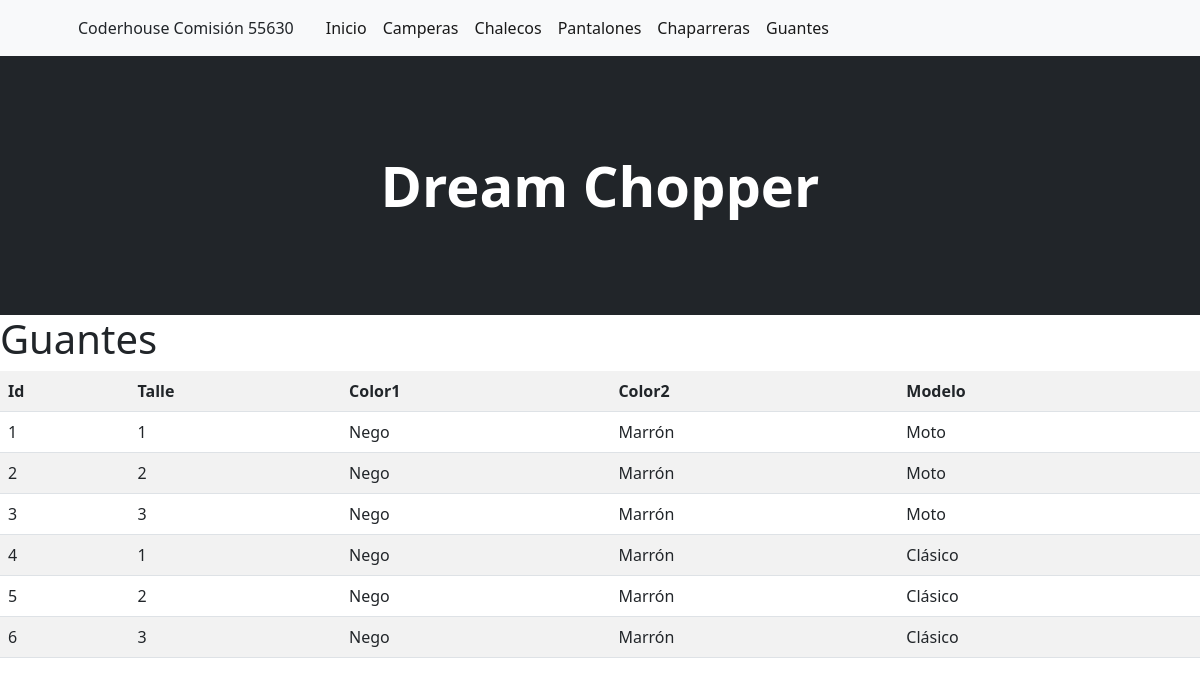
Page /guantes/ on the earlier database version.
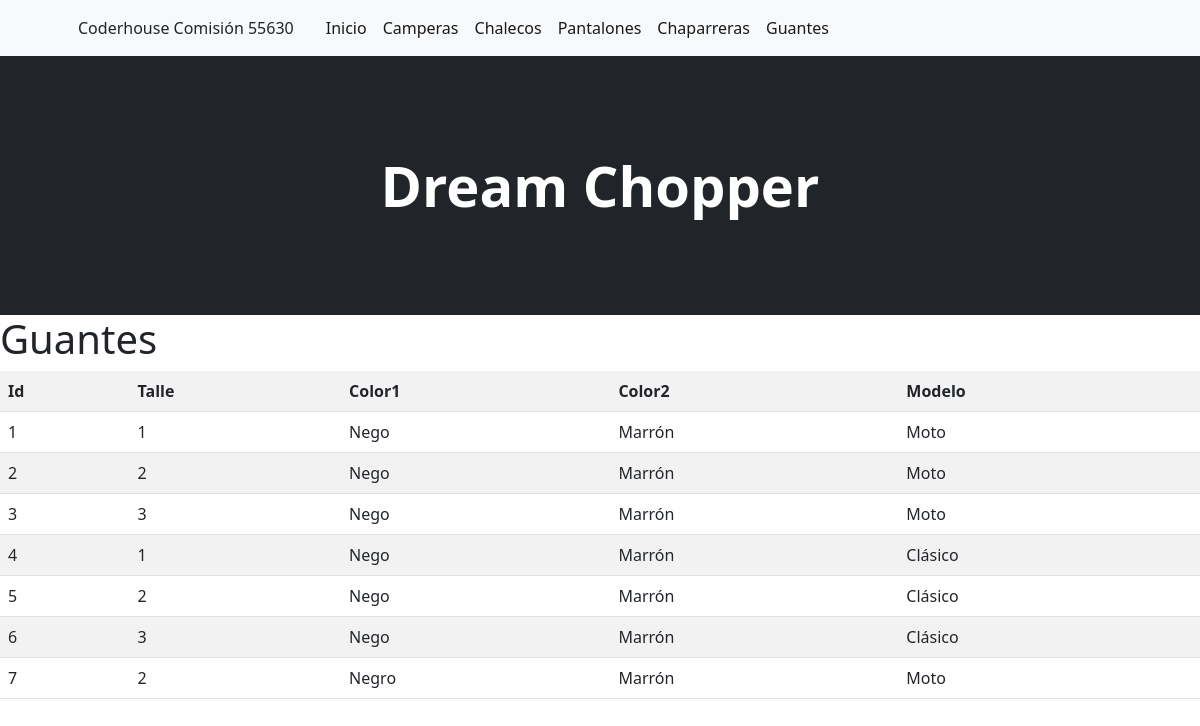
Same page on the later database version.
### inicio/models.py (models this page shows, shortened)
class Guantes(models.Model):
    talle = models.CharField(max_length=50)
    color1 = models.CharField(max_length=50)
    color2 = models.CharField(max_length=50)
    modelo = models.CharField(max_length=50)
    class Meta:
        verbose_name = "Guantes"
        verbose_name_plural = "Guantes"

### inicio/views.py (the view)
# urls.py: path('guantes/', guantes, name="guantes" ),
def guantes(request):
    contexto = {'guantes': Guantes.objects.all() }
    return render(request, "inicio/guantes.html", contexto)

### inicio/templates/inicio/guantes.html
{% extends 'inicio/base.html' %}
{% load static %}
{% block contenido %}
    <h1>Guantes</h1>
    <table class="table table-striped">
        <tr>
            <th>Id</th>
            <th>Talle</th>
            <th>Color1</th>
            <th>Color2</th>
            <th>Modelo</th>
        </tr>
    {% for c in guantes %}
        <tr>
            <td>{{ c.id }}</td>
            <td>{{ c.talle }}</td>
            <td>{{ c.color1 }}</td>
            <td>{{ c.color2 }}</td>
            <td>{{ c.modelo }}</td>
        </tr>
    {% endfor %}
    </table>
{% endblock contenido %}

Differences in the rows shown:
added Guantes: id "7", talle "2", color1 "Negro", color2 "Marrón", modelo "Moto"
